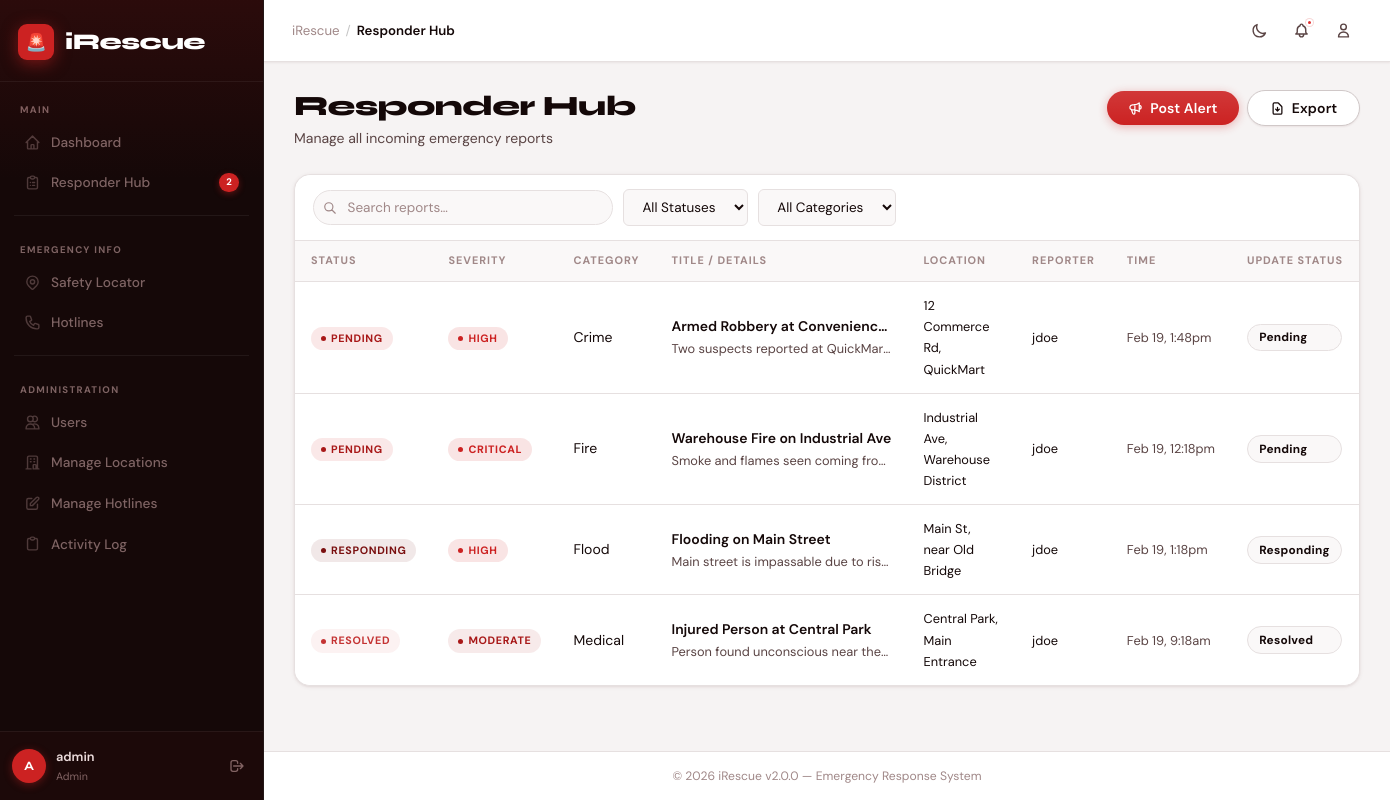
Page /User/responder_hub.php (signed in) on the committed database.
### tables this page shows
CREATE TABLE `reports` (
  `id`            INT(11) NOT NULL AUTO_INCREMENT,
  `user_id`       INT(11) NOT NULL,
  `category`      ENUM('Fire','Flood','Medical','Crime','Accident','Other') NOT NULL,
  `severity`      ENUM('Low','Moderate','High','Critical') NOT NULL DEFAULT 'Moderate',
  `title`         VARCHAR(255) NOT NULL DEFAULT '',
  `details`       TEXT NOT NULL,
  `location_lat`  DECIMAL(10,8) DEFAULT NULL,
  `location_lng`  DECIMAL(11,8) DEFAULT NULL,
  `address`       VARCHAR(255) DEFAULT NULL,
  `photo_path`    VARCHAR(255) DEFAULT NULL,
  `zone`          VARCHAR(50) NOT NULL DEFAULT 'Unassigned',
  `status`        ENUM('Pending','Responding','Resolved','Closed') NOT NULL DEFAULT 'Pending',
  `assigned_to`   INT(11) DEFAULT NULL,
  `resolved_at`   DATETIME DEFAULT NULL,
  `timestamp`     TIMESTAMP NOT NULL DEFAULT CURRENT_TIMESTAMP,
  `updated_at`    TIMESTAMP NOT NULL DEFAULT CURRENT_TIMESTAMP ON UPDATE CURRENT_TIMESTAMP,
  PRIMARY KEY (`id`),
  KEY `user_id` (`user_id`),
  KEY `assigned_to` (`assigned_to`),
  CONSTRAINT `reports_ibfk_1` FOREIGN KEY (`user_id`) REFERENCES `users` (`id`),
  CONSTRAINT `reports_ibfk_2` FOREIGN KEY (`assigned_to`) REFERENCES `users` (`id`) ON DELETE SET NULL
);

CREATE TABLE `users` (
  `id`                INT(11) NOT NULL AUTO_INCREMENT,
  `username`          VARCHAR(50) NOT NULL,
  `email`             VARCHAR(100) NOT NULL,
  `password`          VARCHAR(255) NOT NULL,
  `full_name`         VARCHAR(100) DEFAULT NULL,
  `role`              ENUM('user','responder','admin') NOT NULL DEFAULT 'user',
  `is_verified`       TINYINT(1) NOT NULL DEFAULT 0,
  `verify_token`      VARCHAR(64) DEFAULT NULL,
  `reset_token`       VARCHAR(64) DEFAULT NULL,
  `reset_token_expiry` DATETIME DEFAULT NULL,
  `avatar_url`        VARCHAR(255) DEFAULT NULL,
  `last_login`        DATETIME DEFAULT NULL,
  `login_attempts`    INT(3) NOT NULL DEFAULT 0,
  `locked_until`      DATETIME DEFAULT NULL,
  `created_at`        TIMESTAMP NOT NULL DEFAULT CURRENT_TIMESTAMP,
  PRIMARY KEY (`id`),
  UNIQUE KEY `username` (`username`),
  UNIQUE KEY `email` (`email`)
);

### Core/config.php (called while the page is built, shortened)
<?php
function is_logged_in(): bool {
    return isset($_SESSION['loggedin']) && $_SESSION['loggedin'] === true;
}
function is_admin(): bool {
    return is_logged_in() && $_SESSION['role'] === 'admin';
}
?>

### User/responder_hub.php (the view, shortened to what this page needs)
<?php
require_once '../Core/config.php';
$where = [];
$where_sql = $where ? 'WHERE ' . implode(' AND ', $where) : '';
$reports_q = $mysqli->query("
    SELECT r.*, u.username as reporter, u2.username as assignee
    FROM reports r
    JOIN users u ON r.user_id = u.id
    LEFT JOIN users u2 ON r.assigned_to = u2.id
    {$where_sql}
    ORDER BY FIELD(r.status,'Pending','Responding','Resolved','Closed'), r.timestamp DESC
");
require_once '../Assets/header.php';
?>
<div class="page-header">
    <div class="page-header-left">
        <h1>Responder Hub</h1>
        <p>Manage all incoming emergency reports</p>
    </div>
    <div class="page-header-actions">
        <?php if (is_admin()): ?>
        <a href="../User/post_alert.php" class="btn btn-primary">
            Post Alert
        </a>
        <?php endif; ?>
        <a href="../Admin/export.php?type=reports" class="btn btn-secondary">
            <svg width="15" height="15" fill="none" stroke="currentColor" viewBox="0 0 24 24"><path stroke-linecap="round" stroke-linejoin="round" stroke-width="2" d="M12 10v6m0 0l-3-3m3 3l3-3m2 8H7a2 2 0 01-2-2V5a2 2 0 012-2h5.586a1 1 0 01.707.293l5.414 5.414a1 1 0 01.293.707V19a2 2 0 01-2 2z"/></svg>
            Export
        </a>
    </div>
</div>
<div class="card">
    <div class="table-toolbar">
        <div class="search-input-wrap">
            <input type="text" class="search-input" placeholder="Search reports…"
                   data-table="incidents-table" data-search>
        </div>
        <select class="filter-select" data-table="incidents-table" data-filter-col="0">
            <option value="">All Statuses</option>
        </select>
        <select class="filter-select" data-table="incidents-table" data-filter-col="2">
            <option value="">All Categories</option>
        </select>
    </div>
    <div style="overflow-x:auto;">
        <table id="incidents-table">
            <thead>
                <tr>
                    <th data-sort="0">Status</th>
                    <th data-sort="1">Severity</th>
                    <th data-sort="2">Category</th>
                    <th data-sort="3">Title / Details</th>
                    <th>Location</th>
                    <th>Reporter</th>
                    <th data-sort="6">Time</th>
                    <th>Update Status</th>
                </tr>
            </thead>
            <tbody>
            <?php if ($reports_q && $reports_q->num_rows > 0): ?>
                <?php while ($r = $reports_q->fetch_assoc()): ?>
                <tr>
                    <td><span class="badge badge-<?php echo strtolower($r['status']); ?>"><?php echo $r['status']; ?></span></td>
                    <td><span class="badge badge-<?php echo strtolower($r['severity']); ?>"><?php echo $r['severity']; ?></span></td>
                    <td><?php echo htmlspecialchars($r['category']); ?></td>
                    <td>
                        <div class="fw-600 truncate" style="max-width:220px;" title="<?php echo htmlspecialchars($r['details']); ?>">
                            <?php echo htmlspecialchars($r['title'] ?: $r['category']); ?>
                        </div>
                        <div class="text-sm text-muted truncate" style="max-width:220px;">
                            <?php echo htmlspecialchars(substr($r['details'],0,60)); ?>…
                        </div>
                    </td>
                    <td class="text-sm"><?php echo $r['address'] ? htmlspecialchars($r['address']) : htmlspecialchars($r['zone']); ?></td>
                    <td class="text-sm"><?php echo htmlspecialchars($r['reporter']); ?></td>
                    <td class="text-sm text-muted" style="white-space:nowrap;">
                        <?php echo date('M j, g:ia', strtotime($r['timestamp'])); ?>
                    </td>
                    <td>
                        <select class="status-select" data-report-id="<?php echo $r['id']; ?>">
                            <?php foreach (['Pending','Responding','Resolved','Closed'] as $st): ?>
                            <option value="<?php echo $st; ?>" <?php echo $r['status']===$st?'selected':''; ?>><?php echo $st; ?></option>
                            <?php endforeach; ?>
                        </select>
                    </td>
                </tr>
                <?php endwhile; ?>
            <?php else: ?>
                <tr><td colspan="8"><div class="empty-state"><div class="empty-icon">📋</div><h3>No Reports Found</h3></div></td></tr>
            <?php endif; ?>
            </tbody>
        </table>
    </div>
</div>
<?php require_once '../Assets/footer.php'; ?>

### rows in the picture
reports: status "PENDING", severity "HIGH", category "Crime", title "Armed Robbery at Convenienc…", details "Two suspects reported at QuickMar…", address "12 Commerce Rd, QuickMart", user.username "jdoe", timestamp "Feb 19, 1:48pm", status+id "Pending"
reports: status "PENDING", severity "CRITICAL", category "Fire", title "Warehouse Fire on Industrial Ave", details "Smoke and flames seen coming fro…", address "Industrial Ave, Warehouse District", user.username "jdoe", timestamp "Feb 19, 12:18pm", status+id "Pending"
reports: status "RESPONDING", severity "HIGH", category "Flood", title "Flooding on Main Street", details "Main street is impassable due to ris…", address "Main St, near Old Bridge", user.username "jdoe", timestamp "Feb 19, 1:18pm", status+id "Responding"
reports: status "RESOLVED", severity "MODERATE", category "Medical", title "Injured Person at Central Park", details "Person found unconscious near the…", address "Central Park, Main Entrance", user.username "jdoe", timestamp "Feb 19, 9:18am", status+id "Resolved"

### other values in the picture
$pending_count "2"
$user_initial "A"
$_SESSION['username'] "admin"
$_SESSION['role'] "Admin"
$page_title "Responder Hub"
APP_NAME "iRescue"
APP_VERSION "2.0.0"
